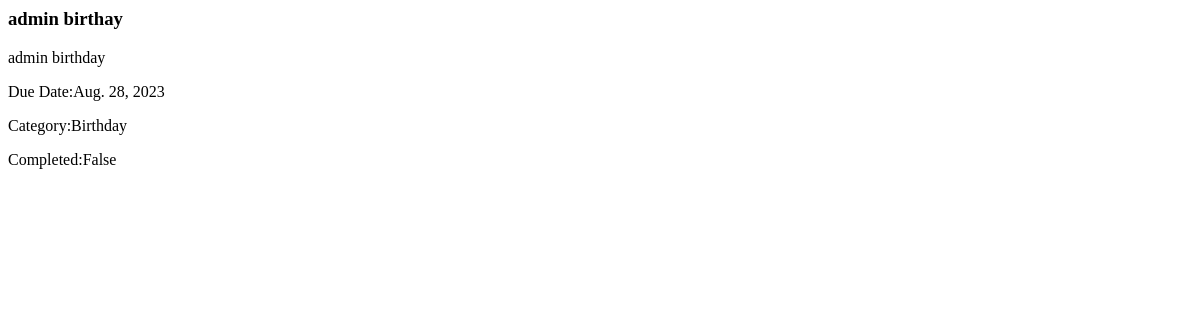
The app's page /tasklist/ (signed in), older data.
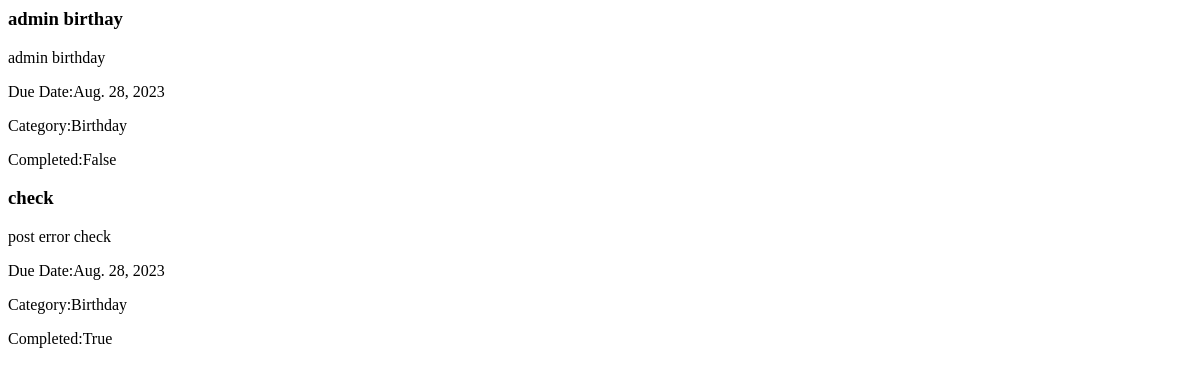
The same page, newer data.
### TaskHub/models.py (models this page shows, shortened)
class Task(models.Model):
    user = models.ForeignKey(User, on_delete=models.CASCADE)
    title = models.CharField(max_length=200)
    description = models.TextField()
    due_date = models.DateField()
    category = models.ForeignKey('TaskCategory', on_delete=models.SET_NULL, null=True, blank=True)
    completed = models.BooleanField(default=False)

class TaskCategory(models.Model):
    name = models.CharField(max_length=100)
    def __str__(self):
        return self.name

### TaskHub/views.py (the view)
# urls.py: path('tasklist/', views.task_list, name='task_list'),
def task_list(request):
    tasks = Task.objects.filter(user=request.user)
    return render(request, 'task_list.html', {'tasks':tasks})

### TaskHub/templates/task_list.html
{% for task in tasks %}
    <div>
        <h3>{{task.title}}</h3>
        <p>{{task.description}}</P>
        <p>Due Date:{{task.due_date}}</P>
        <p>Category:{{task.category}}</P>
        <p>Completed:{{task.completed}}</p>
    </div>
{% endfor %}

Row changes from the older to the newer data that the page shows:
added Task: title "check", description "post error check", due_date "Aug. 28, 2023", category "Birthday", completed "True"
